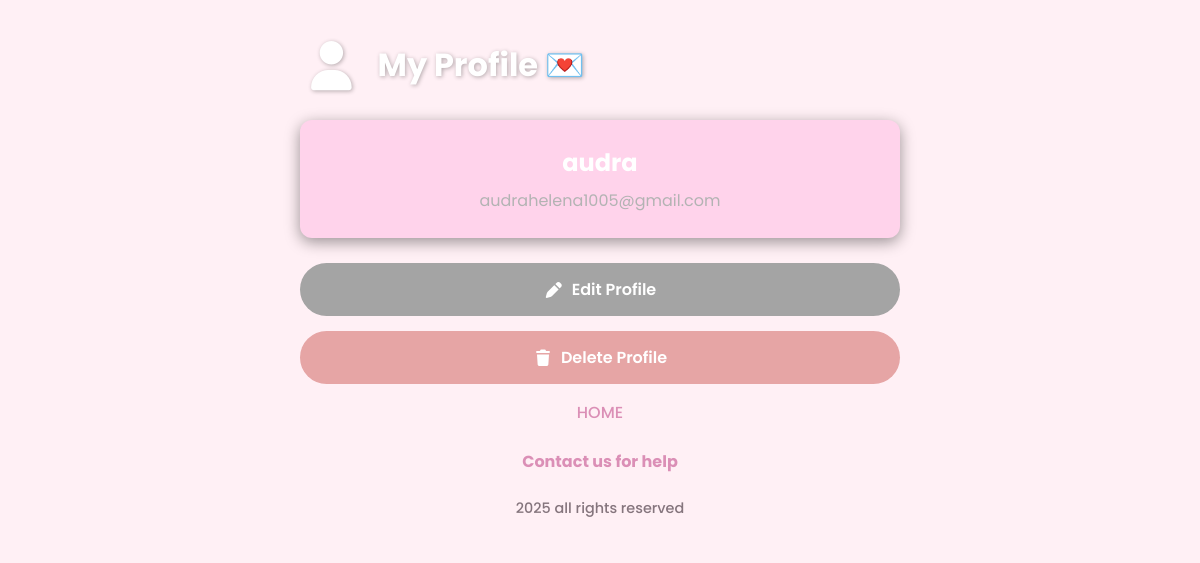
/profile/2, run on an earlier commit of the app's database.
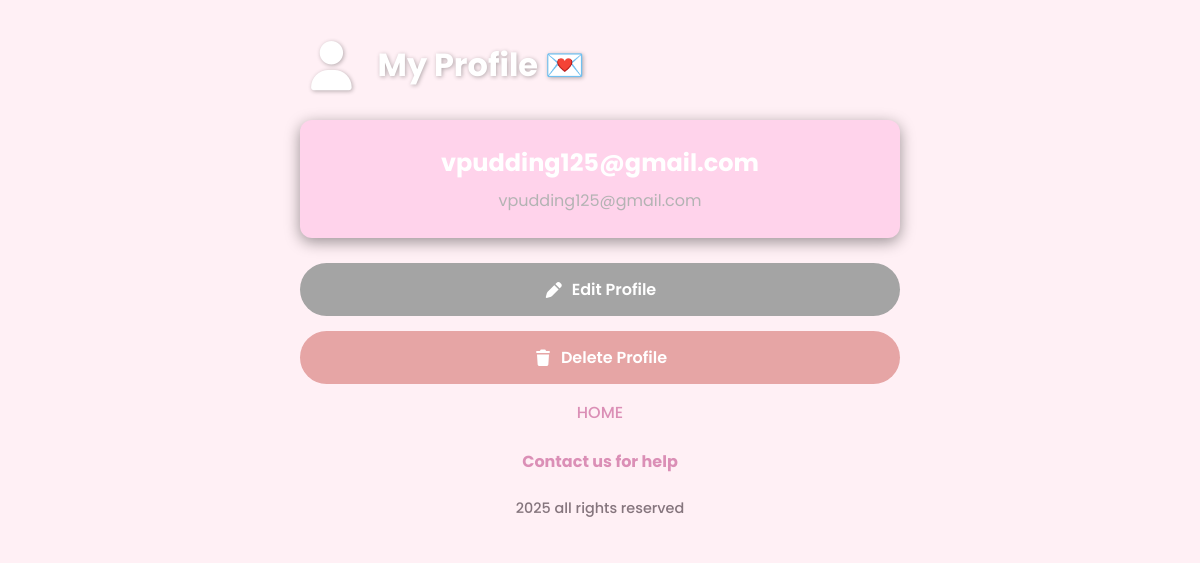
And on a later commit of the database.
### app.py (models this page shows)
class User(db.Model):
    id = db.Column(db.Integer, primary_key=True)
    username = db.Column(db.String(150), nullable=True, unique=True)
    email = db.Column(db.String(150), nullable=False, unique=True)
    password = db.Column(db.String(200), nullable=True)  # nullable so Google login works
    is_admin = db.Column(db.Boolean, default=False)
    cards = db.relationship("Card", backref="user", lazy=True) # links users to cards

### app.py (the view)
@app.route("/profile")
@app.route("/profile/<int:user_id>")
def profile(user_id=None):
    if user_id:
        user = User.query.get_or_404(user_id)
    else:
        if "user_id" not in session:
            flash("⚠️ Please log in first.", "warning")
            return redirect(url_for("login"))
        user = User.query.get(session["user_id"])
    return render_template("profile-page.html", username=user.username, user=user)

### templates/profile-page.html (shortened to what this page needs)
<!DOCTYPE html>
<html lang="en">
<head>
  <link rel="stylesheet" href="static/profile.css">
  <link rel="stylesheet"
        href="https://cdnjs.cloudflare.com/ajax/libs/font-awesome/7.0.1/css/all.min.css">
</head>
<body>
  <div class="profile-header">
    <i class="fa-solid fa-user user-icon"></i>
    <h1>My Profile 💌</h1>
  </div>
    <div class="profile-card">
      <h2 id="nickname">{{ user.username }}</h2>
      <p id="email">{{ user.email }}</p>
    </div>
    <div class="button-group">
      <button class="btn edit-btn"><i class="fa-solid fa-pen"></i> Edit Profile</button>
      <button class="btn delete-btn"><i class="fa-solid fa-trash"></i> Delete Profile</button>
    </div>
</body>
<footer>
    {% if request.endpoint != 'index' %}
        <div class="footer-home">
            <a href="{{ url_for('index')}}" target="_self">HOME</a>
        </div>
    {% endif %}
    <div class="footer">
        <a href="{{ url_for('contacts') }}" target="_self">Contact us for help</a>
    </div>
    <div class="footer-rights">
        <p>2025 all rights reserved</p>
    </div>
</footer>
</html>

### static/profile.css (style rules this page uses)
* { margin: 0; padding: 0; box-sizing: border-box; font-family: "Poppins", sans-serif; }
body { background-color: #fff0f5; color: #fff; display: flex; flex-direction: column; align-items: center; padding: 40px 20px; min-height: 100vh; }
.profile-header { display: flex; align-items: center; width: 100%; max-width: 600px; margin-bottom: 30px; }
.user-icon { font-size: 50px; margin-right: 15px; color: #ffffff; text-shadow: 1px 1px 4px rgba(0,0,0,0.3); }
.profile-header h1 { font-size: 2rem; font-weight: 700; color: #ffffff; text-shadow: 1px 1px 4px rgba(0,0,0,0.3); }
.profile-card { background: rgb(255, 211, 235); border-radius: 12px; padding: 25px; text-align: center; width: 100%; max-width: 600px; margin-bottom: 25px; box-shadow: 0 4px 15px rgba(0,0,0,0.4); }
.profile-card h2 { font-size: 1.5rem; margin-bottom: 8px; }
.profile-card p { font-size: 1rem; color: #b3b3b3; }
.button-group { display: flex; flex-direction: column; gap: 15px; width: 100%; max-width: 600px; }
.btn { display: flex; align-items: center; justify-content: center; gap: 8px; padding: 14px; border: none; border-radius: 30px; font-size: 1rem; font-weight: 600; cursor: pointer; transition: all 0.2s ease-in-out; }
.edit-btn { background:#a4a4a4 ; color: #fff; }
.delete-btn { background: #E6A5A5; color: #fff; }
.footer { text-align: center; padding: 1rem 0; background-color: #fff0f5; }
.footer a { font-family: 'Poppins', sans-serif; color: #db8fb6; text-decoration: none; font-weight: bold; transition: 0.3s; }
footer { background-color: #fff0f5; padding: 1rem 0; }
.footer-rights { text-align: center; font-family: 'Poppins', sans-serif; color: #85757dff; font-size: 0.9rem; font-weight: 500; margin-top: 0.5rem; }
.footer-home { text-align: center; margin-bottom: 0.5rem; }
.footer-home a { text-decoration: none; color: #db8fb6; font-weight: 500; }

What changed in the data, as far as the page shows it:
changed User: username "audra" → "vpudding125@gmail.com"; email "audrahelena1005@gmail.com" → "vpudding125@gmail.com"
